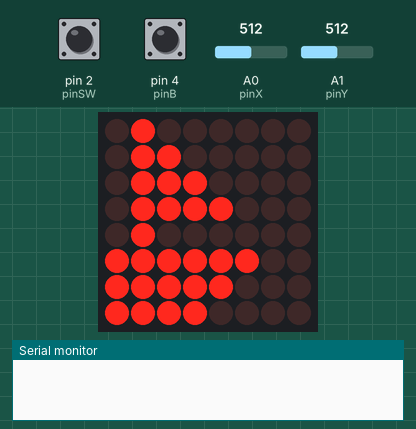
Bench run of a sketch on a simulated Arduino Uno, built with avr-gcc and run on an emulated ATmega328P. Shown: 8×8 LED matrix, the last lines printed to the serial monitor. Inputs (shaded band) come from the test bench; at power-on: pin 4 (pinB) HIGH, A0 (pinX) = 512, A1 (pinY) = 512, pin 2 (pinSW) HIGH. Random numbers use the default seed unless the sketch sets one.

Above: at 1.2 s.
1.3 s: pin 4 (pinB) pulled LOW for 1 s
At 2.44 s:
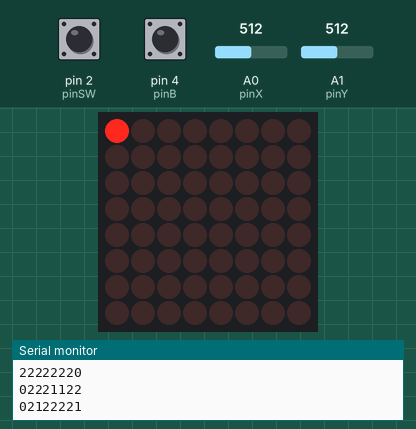
2.9 s: A0 (pinX) set to 610
At 3.06 s:
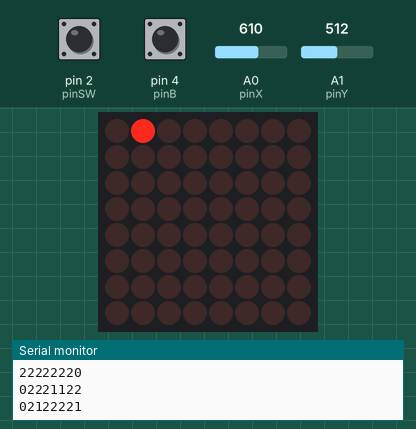
5.1 s: A1 (pinY) set to 610
At 6.58 s:
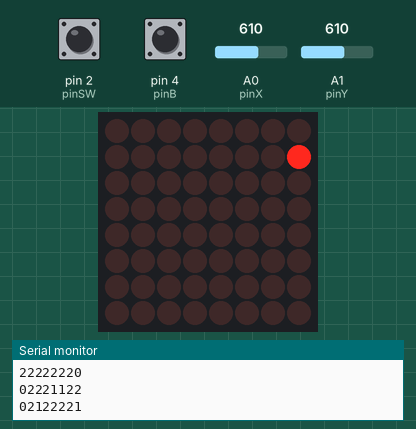
7.6 s: pin 4 (pinB) pulled LOW for 0.15 s
8.3 s: A0 (pinX) set to 390
At 8.98 s:
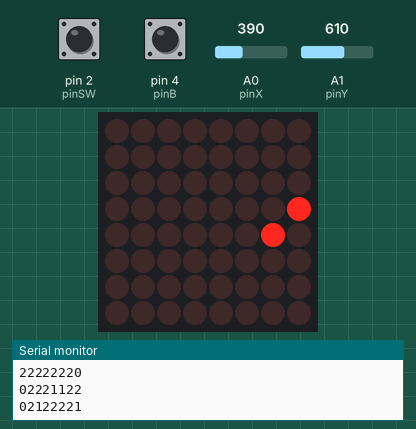

The sketch:

tema6.ino
```cpp
#include "LedControl.h"                                 // need the library
const byte dinPin = 12;                                 // pin 12 is connected to the MAX7219 pin 1
const byte clockPin = 11;                               // pin 11 is connected to the CLK pin 13
const byte loadPin = 10;                                // pin 10 is connected to LOAD pin 12
const byte matrixSize = 8;                              // 1 as we are only using 1 MAX7219
LedControl lc = LedControl(dinPin, clockPin, loadPin);  //DIN, CLK, LOAD, No. DRIVER
byte matrixBrightness = 2;

byte matrix[matrixSize][matrixSize] = {
  { 0, 0, 0, 0, 0, 0, 0, 0 },
  { 0, 0, 0, 0, 0, 0, 0, 0 },
  { 0, 0, 0, 0, 0, 0, 0, 0 },
  { 0, 0, 0, 0, 0, 0, 0, 0 },
  { 0, 0, 0, 0, 0, 0, 0, 0 },
  { 0, 0, 0, 0, 0, 0, 0, 0 },
  { 0, 0, 0, 0, 0, 0, 0, 0 },
  { 0, 0, 0, 0, 0, 0, 0, 0 }
};

byte matrix2[matrixSize][matrixSize] = {
  { 0, 0, 0, 0, 0, 0, 0, 0 },
  { 0, 0, 0, 0, 0, 0, 0, 0 },
  { 0, 0, 0, 0, 0, 0, 0, 0 },
  { 0, 0, 0, 0, 0, 0, 0, 0 },
  { 0, 0, 0, 0, 0, 0, 0, 0 },
  { 0, 0, 0, 0, 0, 0, 0, 0 },
  { 0, 0, 0, 0, 0, 0, 0, 0 },
  { 0, 0, 0, 0, 0, 0, 0, 0 }
};

const uint64_t BOAT_IMAGES[] = {
  0x0000010000000000,
  0x0001030001000000,
  0x0103070003010000,
  0x03070f0007030100,
  0x070f1f010f070301,
  0x0f1f3f021e0e0602,
  0x1e3f7f043c1c0c04,
  0x3c7eff0878381808
};

const int BOAT_IMAGES_LEN = sizeof(BOAT_IMAGES) / 8;

const uint64_t WIN_IMAGES[] = {
  0x7e00000000000000,
  0xbd7e000000000000,
  0x7ebd7e0000000000,
  0x3c7ebd7e00000000,
  0x183c7ebd7e000000,
  0x18183c7ebd7e0000,
  0x3c18183c7ebd7e00
};
const int WIN_IMAGES_LEN = sizeof(WIN_IMAGES)/8;


byte semAnimation1 = 1,semAnimation2=0;

int indexAnimation = 0;

const byte boatL[3] = { 1, 2, 3 };
byte nrBoat[3] = { 4, 3, 2 };
byte boatsDestroyed=0;
int rotation = 0, indexL = 2, indexNr = nrBoat[indexL];

byte cursorX = 0;
byte cursorY = 0;
unsigned long lastMove = 0;
int moveDelay = 500;

const int pinX = A0;  // A0 - analog pin connected to X output
const int pinY = A1;  // A1 - analog pin connected to Y output
const int pinSW = 2;  // digital pin connected to switch output
const int pinB = 4;
unsigned long lastSwState = 0, lastBState = 0;

byte swState = LOW, bState = LOW;

int xValue = 0;
int yValue = 0;

int minThreshold = 400;
int maxThreshold = 600;

byte blinkPlayer = false, blinkBoat = false;
unsigned long blinkPlayerTime = 0, blinkBoatTime = 0, animationTime = 0;
const int playerBlinkTime = 100, bombBlinkTime = 200, boatBlinkTime = 300, buttonDelay = 1000, animationDelay = 200;

byte semGenRandomMatrix = 1;

byte mode = 0;

void displayImage(uint64_t image) {
  for (int i = 0; i < 8; i++) {
    byte row = (image >> i * 8) & 0xFF;
    for (int j = 0; j < 8; j++) {
      lc.setLed(0, i, j, bitRead(row, j));
    }
  }
}

byte boatDestroyed(int x, int y) {
  int poz = 0;
  while (matrix2[x + poz][y] != 2 && matrix2[x + poz][y] != 4 && x + poz < matrixSize) {
    if (matrix2[x + poz][y] == 1)
      return 0;
    poz++;
  }
  poz = 0;
  while (matrix2[x - poz][y] != 2 && matrix2[x - poz][y] != 4 && x - poz >= 0) {
    if (matrix2[x - poz][y] == 1)
      return 0;
    poz++;
  }
  poz = 0;
  while (matrix2[x][y + poz] != 2 && matrix2[x][y + poz] != 4 && y + poz < matrixSize) {
    if (matrix2[x][y + poz] == 1)
      return 0;
    poz++;
  }
  poz = 0;
  while (matrix2[x][y - poz] != 2 && matrix2[x][y - poz] != 4 && y - poz >= 0) {
    if (matrix2[x][y - poz] == 1)
      return 0;
    poz++;
  }
  return 1;
}
byte possiblePoz(int x, int y) {
  if (x < 0 || x >= matrixSize || y < 0 || y >= matrixSize)
    return 0;
  for (int i = 0; i < boatL[indexL]; i++) {
    if ((!rotation && x + i >= matrixSize) || (rotation && y + i >= matrixSize))
      return 0;
  }
  return 1;
}

byte drawCursor(int x, int y) {
  if ((abs(x - cursorX) + abs(y - cursorY)) != 1)
    return 0;
  return 1;
}

byte drawBoat(int cursorX, int cursorY, int x, int y) {
  if ((rotation && y >= cursorY && y < cursorY + boatL[indexL] && x == cursorX) || (!rotation && x >= cursorX && x < cursorX + boatL[indexL] && y == cursorY)) {
    return 1;
  }
  return 0;
}

byte setBoat(byte matrix[matrixSize][matrixSize], int x, int y) {
  for (int i = 0; i < boatL[indexL]; i++)
    if ((!rotation && matrix[x + i][y]) || (rotation && matrix[x][y + i]) || x + i >= matrixSize || y + i >= matrixSize)
      return 0;
  for (int i = 0; i < matrixSize; i++)
    for (int j = 0; j < matrixSize; j++)
      if (drawBoat(x, y, i, j))
        matrix[i][j] = 1;
  for (int i = 0; i < matrixSize; i++)
    for (int j = 0; j < matrixSize; j++) {
      if (!matrix[i][j]) {
        for (int k = max(0, i - 1); k <= min(i + 1, matrixSize - 1); k++)
          for (int l = max(0, j - 1); l <= min(j + 1, matrixSize - 1); l++)
            if (matrix[k][l] == 1)
              matrix[i][j] = 2;
      }
    }
  return 1;
}

void randomMatrix(byte matrix[matrixSize][matrixSize]) {
  indexL = 2;
  indexNr = nrBoat[indexL];

  byte cursorRandomX;
  byte cursorRandomY;

  byte sem = 1;
  while (sem) {
    Serial.println(indexL);
    cursorRandomX = random(0, matrixSize);
    cursorRandomY = random(0, matrixSize);
    rotation = random(0, 2);

    if (setBoat(matrix, cursorRandomX, cursorRandomY)) {
      for (int i = 0; i < matrixSize; i++) {
        for (int j = 0; j < matrixSize; j++)
          Serial.print(matrix[i][j]);
        Serial.println();
      }
      Serial.println();
      indexNr--;
      if (indexL == 0 && indexNr == 0)
        sem = 0;
      if (indexNr == 0 && indexL != 0) {
        indexL--;
        indexNr = nrBoat[indexL];
      }
    }
  }
}
void setup() {
  // the zero refers to the MAX7219 number, it is zero for 1 chip
  lc.shutdown(0, false);                 // turn off power saving, enables display
  lc.setIntensity(0, matrixBrightness);  // sets brightness (0~15 possible values)
  lc.clearDisplay(0);                    // clear screen
  pinMode(pinSW, INPUT_PULLUP);
  pinMode(pinB, INPUT_PULLUP);
  randomSeed(analogRead(5));
  Serial.begin(9600);
}

void loop() {

  if (semAnimation1) {
    displayImage(BOAT_IMAGES[indexAnimation]);
    if (millis() - animationTime > animationDelay) {
      indexAnimation++;
      if (indexAnimation >= BOAT_IMAGES_LEN)
        indexAnimation=0;

      if (bState == true && millis() - lastBState > buttonDelay) {
        semAnimation1=0;
        indexAnimation=0;
        mode=2;
        lastBState = millis();
      }
      animationTime = millis();
    }
  }

  if (semAnimation2) {
    displayImage(WIN_IMAGES[indexAnimation]);
    if (millis() - animationTime > animationDelay) {
      indexAnimation++;
      if (indexAnimation >= WIN_IMAGES_LEN)
        indexAnimation=0;

      if (bState == true && millis() - lastBState > buttonDelay) {
        semAnimation1=1;
        semAnimation2=0;
        mode=0;
        lastBState = millis();
      }
      animationTime = millis();
    }
  }

  xValue = analogRead(pinX);
  yValue = analogRead(pinY);
  swState = !digitalRead(pinSW);
  bState = !digitalRead(pinB);

  if (xValue < minThreshold && millis() - lastMove > moveDelay) {
    if (possiblePoz(cursorX, cursorY - 1)) {
      cursorY = cursorY - 1;
      lastMove = millis();
    }
  }
  if (xValue > maxThreshold && millis() - lastMove > moveDelay) {
    if (possiblePoz(cursorX, cursorY + 1)) {
      cursorY = cursorY + 1;
      lastMove = millis();
    }
  }
  if (yValue < minThreshold && millis() - lastMove > moveDelay) {
    if (possiblePoz(cursorX - 1, cursorY)) {
      cursorX = cursorX - 1;
      lastMove = millis();
    }
  }
  if (yValue > maxThreshold && millis() - lastMove > moveDelay) {
    if (possiblePoz(cursorX + 1, cursorY)) {
      cursorX = cursorX + 1;
      lastMove = millis();
    }
  }

  if (mode == 1) {

    if (bState == true && millis() - lastBState > buttonDelay) {
      if (setBoat(matrix, cursorX, cursorY)) {
        cursorX = 0;
        cursorY = 0;

        indexNr--;
        if (indexNr == 0 && indexL != 0) {
          indexL--;
          indexNr = nrBoat[indexL];
        }

        if (indexL == 0 && indexNr == 0) {
          mode = 2;
          for (int row = 0; row < matrixSize; row++)
            for (int col = 0; col < matrixSize; col++)
              lc.setLed(0, row, col, false);
        }
      }


      lastBState = millis();
    }

    if (swState == true && millis() - lastSwState > buttonDelay) {
      rotation = !rotation;
      if (!possiblePoz(cursorX, cursorY))
        rotation = !rotation;
      lastSwState = millis();
    }
  }

  if (mode == 2) {
    if (semGenRandomMatrix) {
      semGenRandomMatrix = 0;
      cursorX = 0;
      cursorY = 0;
      randomMatrix(matrix2);
    }

    if (bState == true && millis() - lastBState > buttonDelay) {
      if (matrix2[cursorX][cursorY] == 1) {
        matrix2[cursorX][cursorY] = 3;
        if (boatDestroyed(cursorX, cursorY)) {
          boatsDestroyed++;
          for (int i = 0; i < matrixSize; i++)
            for (int j = 0; j < matrixSize; j++) {
              if (matrix2[i][j] == 2) {
                for (int k = max(0, i - 1); k <= min(i + 1, matrixSize - 1); k++)
                  for (int l = max(0, j - 1); l <= min(j + 1, matrixSize - 1); l++)
                    if (matrix2[k][l] == 3)
                      matrix2[i][j] = 4;
              }
            }
        }
      } else
        matrix2[cursorX][cursorY] = 4;
      if(boatsDestroyed==9){
        boatsDestroyed=0;
        semAnimation2=1;
        mode=0;
        for (int row=0;row<matrixSize;row++)
            for(int col=0;col<matrixSize;col++)
                matrix2[row][col]=0;
        cursorX=0;
        cursorY=0;
      }
      lastBState = millis();
    }
  }

  for (int row = 0; row < matrixSize; row++)
    for (int col = 0; col < matrixSize; col++) {

      if (mode == 1) {
        if (matrix[row][col] == 1)
          lc.setLed(0, row, col, true);
        else
          lc.setLed(0, row, col, false);

        if (drawBoat(cursorX, cursorY, row, col)) {
          if (blinkBoat)
            lc.setLed(0, row, col, true);
          else
            lc.setLed(0, row, col, false);
        }
      }

      if (mode == 2) {
        if (row == cursorX && col == cursorY) {
          if (blinkPlayer)
            lc.setLed(0, row, col, true);
          else
            lc.setLed(0, row, col, false);
        } else {
          lc.setLed(0, row, col, false);
          if (matrix2[row][col] == 3) {
            if (blinkBoat)
              lc.setLed(0, row, col, true);
            else
              lc.setLed(0, row, col, false);
          }
          if (matrix2[row][col] == 4)
            lc.setLed(0, row, col, true);
        }
      }
    }
  if (millis() - blinkPlayerTime > playerBlinkTime) {
    blinkPlayer = !blinkPlayer;
    blinkPlayerTime = millis();
  }

  if (millis() - blinkBoatTime > boatBlinkTime) {
    blinkBoat = !blinkBoat;
    blinkBoatTime = millis();
  }
}
```
